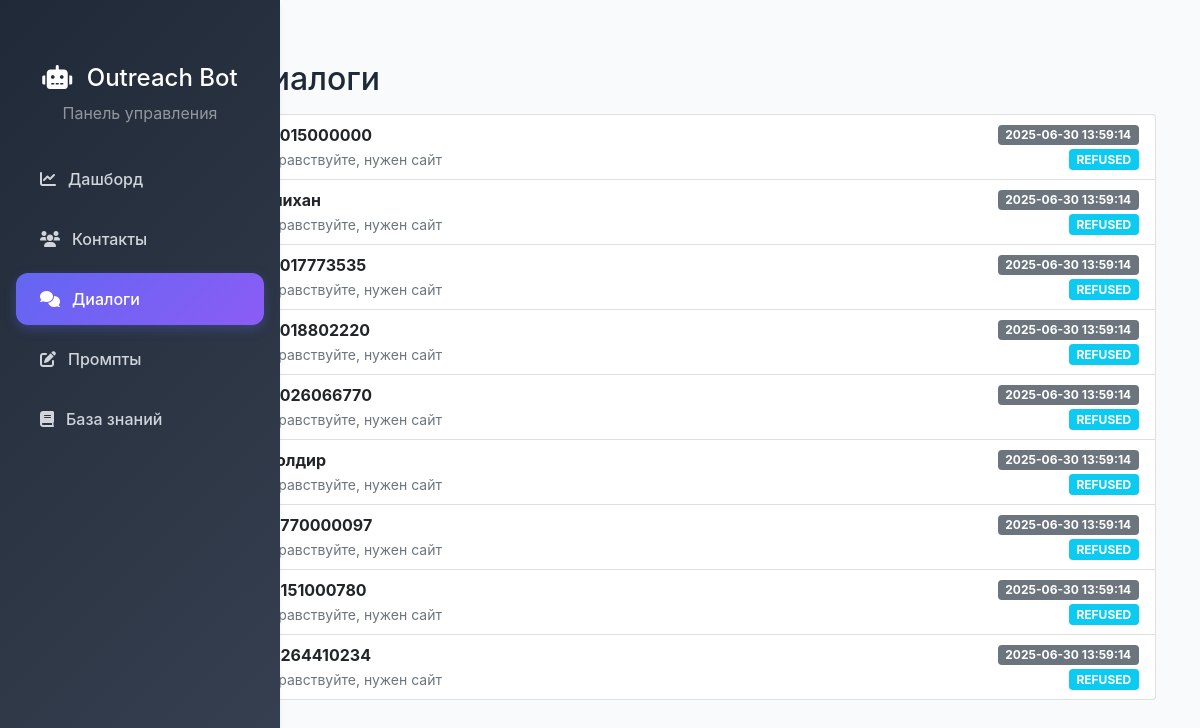
Page /dialogs on the committed database.
### tables this page shows
CREATE TABLE results (
            id INTEGER PRIMARY KEY AUTOINCREMENT,
            user_id TEXT NOT NULL,
            status TEXT NOT NULL,
            text TEXT,
            reply TEXT,
            analysis TEXT,
            timestamp TIMESTAMP DEFAULT CURRENT_TIMESTAMP
        );

### panel/app.py (the view)
@app.get("/dialogs", response_class=HTMLResponse)
def dialogs_list(request: Request):
    conn = sqlite3.connect(DB_PATH)
    cursor = conn.cursor()
    cursor.execute('''
        SELECT c.phone, c.name, c.telegram_id, MAX(r.timestamp), r.text, r.status
        FROM contacts c
        LEFT JOIN results r ON c.phone = r.user_id OR c.telegram_id = r.user_id
        GROUP BY c.phone
        HAVING MAX(r.timestamp) IS NOT NULL
        ORDER BY MAX(r.timestamp) DESC
    ''')
    dialogs = []
    for row in cursor.fetchall():
        phone, name, telegram_id, last_time, last_text, last_status = row
        dialogs.append({
            'phone': phone,
            'name': name or phone,
            'telegram_id': telegram_id,
            'last_time': last_time,
            'last_text': last_text,
            'last_status': last_status
        })
    conn.close()
    return templates.TemplateResponse("dialogs.html", {"request": request, "dialogs": dialogs})

### panel/templates/dialogs.html
{% extends "base.html" %}
{% block content %}
<div class="container mt-4">
    <h2>Диалоги</h2>
    <div class="list-group mt-3">
        {% for dialog in dialogs %}
        <a href="/dialogs/{{ dialog.phone }}" class="list-group-item list-group-item-action d-flex justify-content-between align-items-center">
            <div>
                <strong>{{ dialog.name }}</strong><br>
                <small class="text-muted">{{ dialog.last_text|truncate(50, True, '...') }}</small>
            </div>
            <div class="d-flex flex-column align-items-end">
                <span class="badge bg-secondary mb-1">{{ dialog.last_time }}</span>
                {% if dialog.last_status == 'ДА' %}
                    <span class="badge bg-success">Интересно</span>
                {% elif dialog.last_status == 'НЕТ' %}
                    <span class="badge bg-danger">Отказ</span>
                {% elif dialog.last_status %}
                    <span class="badge bg-info">{{ dialog.last_status }}</span>
                {% endif %}
            </div>
        </a>
        {% else %}
        <div class="alert alert-info">Нет диалогов</div>
        {% endfor %}
    </div>
</div>
{% endblock %}

### panel/templates/base.html (shortened to what this page needs)
<!DOCTYPE html>
<html lang="ru">
<head>
    <link href="https://cdn.jsdelivr.net/npm/bootstrap@5.1.3/dist/css/bootstrap.min.css" rel="stylesheet">
    <link href="https://cdnjs.cloudflare.com/ajax/libs/font-awesome/6.0.0/css/all.min.css" rel="stylesheet">
    <link href="{{ url_for('static', path='/style.css') }}" rel="stylesheet">
</head>
<body>
    <div class="container-fluid">
        <div class="row">
            <nav class="col-md-3 col-lg-2 d-md-block sidebar collapse">
                <div class="position-sticky pt-3">
                    <div class="text-center mb-4">
                        <h4 class="text-white mb-2">
                            <i class="fas fa-robot me-2"></i>
                            Outreach Bot
                        </h4>
                        <p class="text-white-50 mb-0">Панель управления</p>
                    </div>
                    <ul class="nav flex-column">
                        <li class="nav-item">
                            <a class="nav-link {% if request.url.path == '/' %}active{% endif %}" href="/">
                                <i class="fas fa-chart-line"></i>
                                Дашборд
                            </a>
                        </li>
                        <li class="nav-item">
                            <a class="nav-link {% if request.url.path == '/contacts' %}active{% endif %}" href="/contacts">
                                <i class="fas fa-users"></i>
                                Контакты
                            </a>
                        </li>
                        <li class="nav-item">
                            <a class="nav-link {% if request.url.path.startswith('/dialogs') %}active{% endif %}" href="/dialogs">
                                <i class="fas fa-comments"></i>
                                Диалоги
                            </a>
                        </li>
                        <li class="nav-item">
                            <a class="nav-link {% if request.url.path == '/prompts' %}active{% endif %}" href="/prompts">
                                <i class="fas fa-edit"></i>
                                Промпты
                            </a>
                        </li>
                        <li class="nav-item">
                            <a class="nav-link {% if request.url.path == '/knowledge' %}active{% endif %}" href="/knowledge">
                                <i class="fas fa-book"></i>
                                База знаний
                            </a>
                        </li>
                    </ul>
                </div>
            </nav>
            <main class="col-md-9 ms-sm-auto col-lg-10 px-md-4 main-content">
                <div class="pt-3 pb-2 mb-3">
                    {% block content %}{% endblock %}
                </div>
            </main>
        </div>
    </div>
</body>
</html>

### panel/static/style.css (style rules this page uses)
:root { --primary-color: #6366f1; --secondary-color: #8b5cf6; --success-color: #10b981; --danger-color: #ef4444; --warning-color: #f59e0b; --dark-bg: #1f2937; --card-bg: #ffffff; --text-primary: #1f2937; --text-secondary: #6b7280; --border-color: #e5e7eb; }
body { font-family: 'Inter', -apple-system, BlinkMacSystemFont, 'Segoe UI', Roboto, sans-serif; margin: 0; padding: 0; background-color: #f9fafb; color: var(--text-primary); }
.container { max-width: 1200px; margin: 0 auto; padding: 20px; }

### panel/templates/base.html (style rules this page uses)
:root { --primary-color: #6366f1; --secondary-color: #8b5cf6; --success-color: #10b981; --danger-color: #ef4444; --warning-color: #f59e0b; --dark-bg: #1f2937; --card-bg: #ffffff; --text-primary: #1f2937; --text-secondary: #6b7280; --border-color: #e5e7eb; }
body { font-family: 'Inter', -apple-system, BlinkMacSystemFont, 'Segoe UI', Roboto, sans-serif; background-color: #f9fafb; color: var(--text-primary); }
.sidebar { position: fixed; top: 0; bottom: 0; left: 0; z-index: 100; padding: 48px 0 0; box-shadow: 0 4px 6px -1px rgba(0, 0, 0, 0.1); background: linear-gradient(135deg, var(--dark-bg) 0%, #374151 100%); width: 280px; }
.sidebar .nav-link { font-weight: 500; color: #d1d5db; padding: 0.875rem 1.5rem; border-radius: 0.75rem; margin: 0.25rem 1rem; transition: all 0.2s ease; display: flex; align-items: center; gap: 0.75rem; }
.sidebar .nav-link.active { background: linear-gradient(135deg, var(--primary-color) 0%, var(--secondary-color) 100%); color: #ffffff; box-shadow: 0 4px 12px rgba(99, 102, 241, 0.3); }
.main-content { margin-left: 280px; min-height: 100vh; padding-bottom: 80px; }

### rows in the picture
results: name "77015000000", last_text "Здравствуйте, нужен сайт", last_time "2025-06-30 13:59:14", last_status "REFUSED", name "Алихан", name "77017773535", name "77018802220", name "77026066770", name "Молдир", name "77770000097", name "79151000780", name "79264410234"
